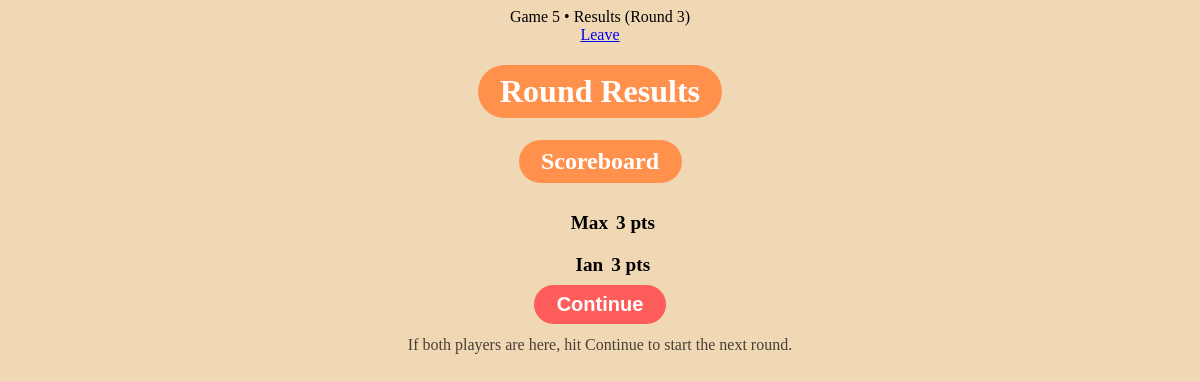
/roundresults/5/5 (signed in), run on the app's committed database.
### hello.py (models this page shows, shortened)
class PlayerGame(db.Model):
    id = db.Column(db.Integer, primary_key=True)
    game_id = db.Column(db.Integer, db.ForeignKey('game.id'))
    user_id = db.Column(db.Integer, db.ForeignKey('user.id'))
    score = db.Column(db.Integer, default=0)
    user = db.relationship("User")

class User(UserMixin, db.Model):
    id = db.Column(db.Integer, primary_key=True)
    username = db.Column(db.String(64), unique=True, nullable=False)
    display_name = db.Column(db.String(64), nullable=False)
    password_hash = db.Column(db.String(256), nullable=False)

### hello.py (the view)
@app.route('/roundresults/<int:game_id>/<int:round_id>')
@login_required
def roundresults(game_id, round_id):
    game = Game.query.get_or_404(game_id)
    players = PlayerGame.query.filter_by(game_id = game_id).order_by(PlayerGame.score.desc()).all()
    return render_template(
        "roundresults.html",
        game_id=game_id,
        round_id=round_id,
        players=players,
        round_num=game.round_num,
    )

### hello.py (called while the page is built)
@login_manager.user_loader
def load_user(user_id):
    return User.query.get(int(user_id))

### templates/roundresults.html (shortened to what this page needs)
{% extends "base.html" %}
{% block content %}
<link rel="stylesheet" href="/static/roundresults.css">
<nav class="top-nav">
  <div class="welcome">Game {{ game_id }} • Results (Round {{ round_num }})</div>
  <a href="{{ url_for('dashboard') }}" class="logout-btn">Leave</a>
</nav>
<h1>Round Results</h1>
<div class="mainbox">
  <h2 style="margin-top: 0;">Scoreboard</h2>
  <div class="scoreboard">
    {% for p in players %}
      <div class="join-pill" style="text-align:center; padding: 0.6rem 0.8rem;">
        <span style="font-size: 1.2rem; font-weight: 600;" class="displayname">
          {{ p.user.display_name }}
        </span>
        <span style="font-size: 1.2rem; font-weight: 700;" class="score">
          {{ p.score }} pts
        </span>
      </div>
    {% endfor %}
  </div>
  <form action="{{ url_for('continue_round', game_id=game_id, current_round_id=round_id) }}" method="GET">
  <button type="submit">Continue</button>
  </form>
  <p style="opacity: 0.7; margin-top: 0.75rem;">
    If both players are here, hit Continue to start the next round.
  </p>
</div>
{% endblock %}

### static/roundresults.css (style rules this page uses)
body { background-color: rgb(240, 216, 181); text-align: center; }
h1, h2 { display: inline-block; color: white; text-align: center; background: #ff914d; border-radius: 999px; padding: 0.5rem 1.4rem; border: none; font-weight: 600; }
.join-pill { display: flex; align-items: center; justify-content: center; width: 100%; padding: 0.6rem 0.8rem; }
span { text-align: center; }
.displayname { width: auto; }
.score { width: auto; margin-left: 0.5rem; }
button { font-size: 20px; margin-top: 0.3rem auto; padding: 0.5rem 1.4rem; border-radius: 999px; border: none; background: #ff5c5c; color: #fff; font-weight: 600; cursor: pointer; }

### data on the page
PlayerGame: user.display_name "Max", score "3"
PlayerGame: user.display_name "Ian", score "3"

### other printed values
{{ game_id }} "5"
{{ round_num }} "3"
